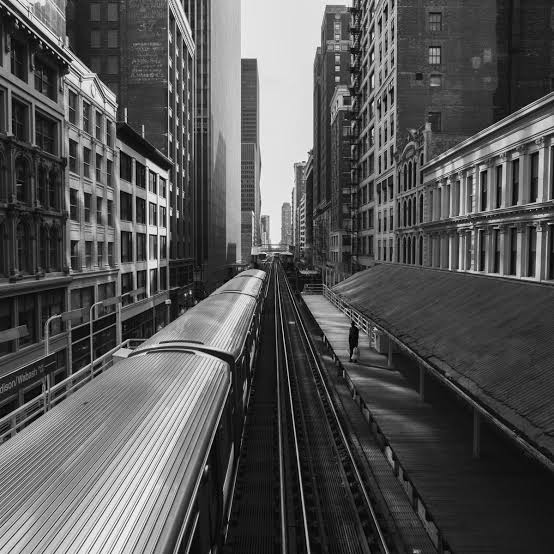
#> input picture bnw.jpg, 554 x 554 px
$ python 17magnitude_fourierSpectrum.py
#> lines starting #> are read from the running program, lines starting #| are printed output that depends on the picture

#lab 17 fourier spectrum of an image

import numpy as np
import cv2

from matplotlib import pyplot as plt

img = cv2.imread('bnw.jpg',0)
#> img is the input picture: shape (554, 554); min 0, max 255, mean 85.3


img_float32 = np.float32(img)
#computed the 2-d discrete fourier transform

dft = cv2.dft(img_float32,flags = cv2.DFT_COMPLEX_OUTPUT)

#shift the zero-frequency component to the center of the spectrum
dft_shift = np.fft.fftshift(dft)

#save image in the fourier domain
magnitude_spectrum = 20*np.log(cv2.magnitude(dft_shift[:,:,0],dft_shift[:,:,1]))
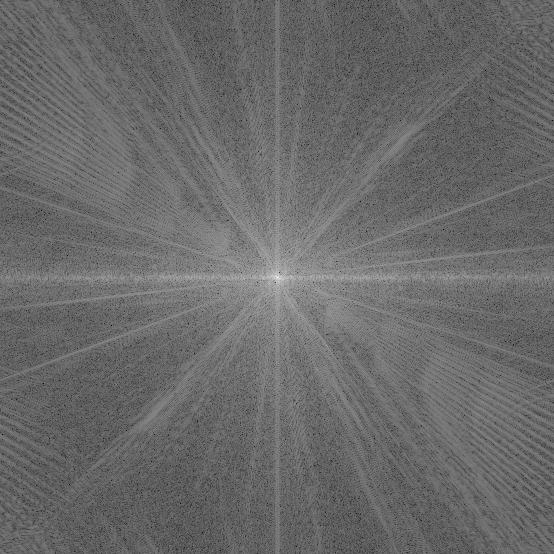
#> magnitude_spectrum: shape (554, 554) float32; min 62.39, max 341.6, mean 178.7; drawn with min black and max white

plt.subplot(121),plt.imshow(img, cmap = 'gray')
plt.title('Input Image'),plt.xticks([]), plt.yticks([])

plt.subplot(122),plt.imshow(magnitude_spectrum, cmap = 'gray')
plt.title('Magnitude Spectrum'),plt.xticks([]),plt.yticks([])
plt.show()
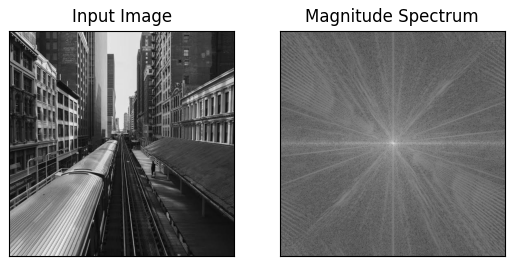
#> figure drawn by matplotlib, 2 panels

$ run again, with beenoise.jpg copied over bnw.jpg
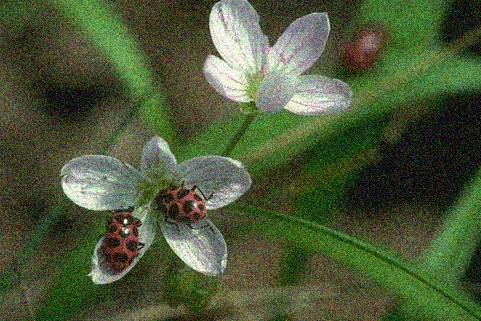
#> input picture beenoise.jpg, 481 x 321 px
#> `magnitude_spectrum = 20*np.log(cv2.magnitude(dft_shift[:,:,0],dft_shif..`:
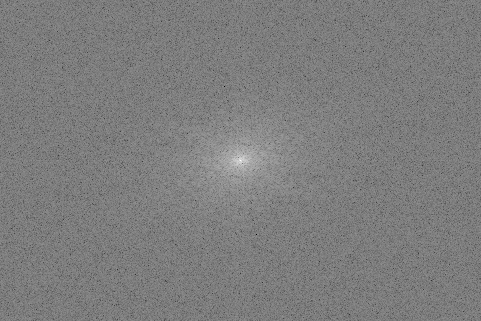
#> magnitude_spectrum: shape (321, 481) float32; min 22.49, max 327, mean 172.6; drawn with min black and max white
#> `plt.show()`:
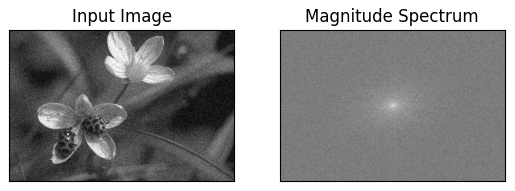
#> figure drawn by matplotlib, 2 panels

$ run again, with eye.jpg copied over bnw.jpg
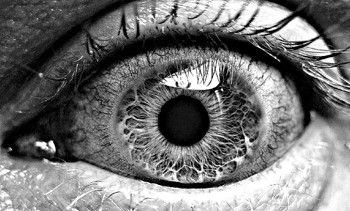
#> input picture eye.jpg, 350 x 211 px
#> img is the input picture: shape (211, 350); min 0, max 255, mean 115
#> `magnitude_spectrum = 20*np.log(cv2.magnitude(dft_shift[:,:,0],dft_shif..`:
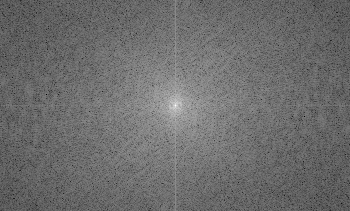
#> magnitude_spectrum: shape (211, 350) float32; min 52.45, max 319.1, mean 166.7; drawn with min black and max white
#> `plt.show()`:
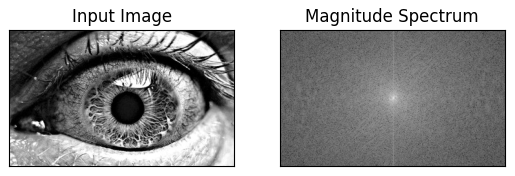
#> figure drawn by matplotlib, 2 panels
